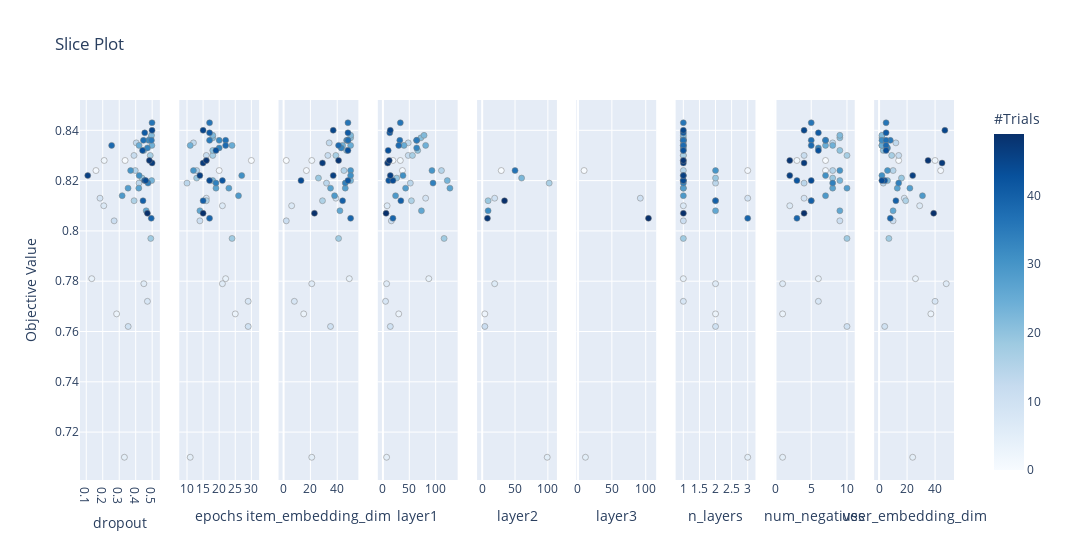

Write notebook code for a chart like this one.
### Code cell
plot_slice(study)

### Figure 1 — Plotly figure (JSON) as saved in the notebook; plotly's stock layout.template omitted (floating-point values rounded to 4 significant figures)
{"data": [{"marker": {"color": [0, 1, 2, 3, 4, 5, 6, 7, 8, 9, 10, 11, 12, 13, 14, 15, 16, 17, 18, 19, 20, 21, 22, 23, 24, 25, 26, 27, 28, 29, 30, 31, 32, 33, 34, 35, 36, 37, 38, 39, 40, 41, 42, 43, 44, 45, 46, 47, 48, 49], "colorbar": {"title": {"text": "#Trials"}, "x": 1, "xpad": 40}, "colorscale": [[0, "rgb(247,251,255)"], [0.125, "rgb(222,235,247)"], [0.25, "rgb(198,219,239)"], [0.375, "rgb(158,202,225)"], [0.5, "rgb(107,174,214)"], [0.625, "rgb(66,146,198)"], [0.75, "rgb(33,113,181)"], [0.875, "rgb(8,81,156)"], [1, "rgb(8,48,107)"]], "line": {"color": "Grey", "width": 0.5}, "showscale": true}, "mode": "markers", "showlegend": false, "type": "scatter", "x": [0.3356, 0.159, 0.2087, 0.2843, 0.1332, 0.3315, 0.4494, 0.2064, 0.4712, 0.1834, 0.3545, 0.2692, 0.3898, 0.4034, 0.42, 0.3975, 0.3903, 0.4883, 0.4916, 0.4388, 0.4495, 0.4916, 0.4961, 0.4969, 0.4982, 0.4205, 0.4637, 0.4188, 0.3537, 0.3179, 0.3693, 0.4211, 0.4783, 0.4713, 0.4748, 0.4955, 0.4992, 0.447, 0.2542, 0.4944, 0.4443, 0.4549, 0.4542, 0.4417, 0.4609, 0.4992, 0.1091, 0.4996, 0.483, 0.4711], "xaxis": "x", "y": [0.828, 0.824, 0.828, 0.767, 0.781, 0.71, 0.779, 0.81, 0.772, 0.813, 0.762, 0.804, 0.83, 0.835, 0.819, 0.824, 0.812, 0.83, 0.797, 0.821, 0.832, 0.837, 0.838, 0.82, 0.834, 0.834, 0.808, 0.817, 0.817, 0.814, 0.824, 0.822, 0.836, 0.833, 0.819, 0.836, 0.843, 0.836, 0.834, 0.805, 0.812, 0.839, 0.82, 0.832, 0.82, 0.84, 0.822, 0.827, 0.828, 0.807], "yaxis": "y"}, {"marker": {"color": [0, 1, 2, 3, 4, 5, 6, 7, 8, 9, 10, 11, 12, 13, 14, 15, 16, 17, 18, 19, 20, 21, 22, 23, 24, 25, 26, 27, 28, 29, 30, 31, 32, 33, 34, 35, 36, 37, 38, 39, 40, 41, 42, 43, 44, 45, 46, 47, 48, 49], "colorbar": {"title": {"text": "#Trials"}, "x": 1, "xpad": 40}, "colorscale": [[0, "rgb(247,251,255)"], [0.125, "rgb(222,235,247)"], [0.25, "rgb(198,219,239)"], [0.375, "rgb(158,202,225)"], [0.5, "rgb(107,174,214)"], [0.625, "rgb(66,146,198)"], [0.75, "rgb(33,113,181)"], [0.875, "rgb(8,81,156)"], [1, "rgb(8,48,107)"]], "line": {"color": "Grey", "width": 0.5}, "showscale": false}, "mode": "markers", "showlegend": false, "type": "scatter", "x": [30, 20, 16, 25, 22, 11, 21, 21, 29, 16, 29, 14, 16, 12, 10, 13, 16, 18, 24, 13, 18, 18, 18, 18, 11, 24, 14, 19, 23, 26, 12, 27, 20, 20, 19, 17, 17, 22, 22, 17, 15, 17, 21, 19, 17, 15, 14, 15, 16, 15], "xaxis": "x2", "y": [0.828, 0.824, 0.828, 0.767, 0.781, 0.71, 0.779, 0.81, 0.772, 0.813, 0.762, 0.804, 0.83, 0.835, 0.819, 0.824, 0.812, 0.83, 0.797, 0.821, 0.832, 0.837, 0.838, 0.82, 0.834, 0.834, 0.808, 0.817, 0.817, 0.814, 0.824, 0.822, 0.836, 0.833, 0.819, 0.836, 0.843, 0.836, 0.834, 0.805, 0.812, 0.839, 0.82, 0.832, 0.82, 0.84, 0.822, 0.827, 0.828, 0.807], "yaxis": "y2"}, {"marker": {"color": [0, 1, 2, 3, 4, 5, 6, 7, 8, 9, 10, 11, 12, 13, 14, 15, 16, 17, 18, 19, 20, 21, 22, 23, 24, 25, 26, 27, 28, 29, 30, 31, 32, 33, 34, 35, 36, 37, 38, 39, 40, 41, 42, 43, 44, 45, 46, 47, 48, 49], "colorbar": {"title": {"text": "#Trials"}, "x": 1, "xpad": 40}, "colorscale": [[0, "rgb(247,251,255)"], [0.125, "rgb(222,235,247)"], [0.25, "rgb(198,219,239)"], [0.375, "rgb(158,202,225)"], [0.5, "rgb(107,174,214)"], [0.625, "rgb(66,146,198)"], [0.75, "rgb(33,113,181)"], [0.875, "rgb(8,81,156)"], [1, "rgb(8,48,107)"]], "line": {"color": "Grey", "width": 0.5}, "showscale": false}, "mode": "markers", "showlegend": false, "type": "scatter", "x": [2, 17, 21, 15, 49, 21, 21, 6, 8, 39, 35, 2, 33, 34, 32, 45, 29, 39, 41, 26, 47, 50, 50, 50, 44, 50, 42, 35, 46, 38, 50, 50, 47, 43, 46, 48, 48, 48, 41, 50, 44, 48, 48, 48, 13, 37, 37, 29, 41, 23], "xaxis": "x3", "y": [0.828, 0.824, 0.828, 0.767, 0.781, 0.71, 0.779, 0.81, 0.772, 0.813, 0.762, 0.804, 0.83, 0.835, 0.819, 0.824, 0.812, 0.83, 0.797, 0.821, 0.832, 0.837, 0.838, 0.82, 0.834, 0.834, 0.808, 0.817, 0.817, 0.814, 0.824, 0.822, 0.836, 0.833, 0.819, 0.836, 0.843, 0.836, 0.834, 0.805, 0.812, 0.839, 0.82, 0.832, 0.82, 0.84, 0.822, 0.827, 0.828, 0.807], "yaxis": "y3"}, {"marker": {"color": [0, 1, 2, 3, 4, 5, 6, 7, 8, 9, 10, 11, 12, 13, 14, 15, 16, 17, 18, 19, 20, 21, 22, 23, 24, 25, 26, 27, 28, 29, 30, 31, 32, 33, 34, 35, 36, 37, 38, 39, 40, 41, 42, 43, 44, 45, 46, 47, 48, 49], "colorbar": {"title": {"text": "#Trials"}, "x": 1, "xpad": 40}, "colorscale": [[0, "rgb(247,251,255)"], [0.125, "rgb(222,235,247)"], [0.25, "rgb(198,219,239)"], [0.375, "rgb(158,202,225)"], [0.5, "rgb(107,174,214)"], [0.625, "rgb(66,146,198)"], [0.75, "rgb(33,113,181)"], [0.875, "rgb(8,81,156)"], [1, "rgb(8,48,107)"]], "line": {"color": "Grey", "width": 0.5}, "showscale": false}, "mode": "markers", "showlegend": false, "type": "scatter", "x": [19, 37, 33, 30, 87, 7, 7, 8, 5, 81, 14, 16, 48, 48, 52, 111, 54, 56, 116, 26, 66, 72, 78, 122, 81, 40, 73, 127, 43, 24, 93, 38, 64, 64, 95, 64, 33, 32, 30, 19, 34, 13, 11, 10, 19, 14, 14, 9, 12, 6], "xaxis": "x4", "y": [0.828, 0.824, 0.828, 0.767, 0.781, 0.71, 0.779, 0.81, 0.772, 0.813, 0.762, 0.804, 0.83, 0.835, 0.819, 0.824, 0.812, 0.83, 0.797, 0.821, 0.832, 0.837, 0.838, 0.82, 0.834, 0.834, 0.808, 0.817, 0.817, 0.814, 0.824, 0.822, 0.836, 0.833, 0.819, 0.836, 0.843, 0.836, 0.834, 0.805, 0.812, 0.839, 0.82, 0.832, 0.82, 0.84, 0.822, 0.827, 0.828, 0.807], "yaxis": "y4"}, {"marker": {"color": [1, 3, 5, 6, 9, 10, 14, 16, 19, 26, 30, 39, 40], "colorbar": {"title": {"text": "#Trials"}, "x": 1, "xpad": 40}, "colorscale": [[0, "rgb(247,251,255)"], [0.125, "rgb(222,235,247)"], [0.25, "rgb(198,219,239)"], [0.375, "rgb(158,202,225)"], [0.5, "rgb(107,174,214)"], [0.625, "rgb(66,146,198)"], [0.75, "rgb(33,113,181)"], [0.875, "rgb(8,81,156)"], [1, "rgb(8,48,107)"]], "line": {"color": "Grey", "width": 0.5}, "showscale": false}, "mode": "markers", "showlegend": false, "type": "scatter", "x": [29, 4, 99, 19, 19, 4, 102, 9, 60, 9, 50, 8, 34], "xaxis": "x5", "y": [0.824, 0.767, 0.71, 0.779, 0.813, 0.762, 0.819, 0.812, 0.821, 0.808, 0.824, 0.805, 0.812], "yaxis": "y5"}, {"marker": {"color": [1, 5, 9, 39], "colorbar": {"title": {"text": "#Trials"}, "x": 1, "xpad": 40}, "colorscale": [[0, "rgb(247,251,255)"], [0.125, "rgb(222,235,247)"], [0.25, "rgb(198,219,239)"], [0.375, "rgb(158,202,225)"], [0.5, "rgb(107,174,214)"], [0.625, "rgb(66,146,198)"], [0.75, "rgb(33,113,181)"], [0.875, "rgb(8,81,156)"], [1, "rgb(8,48,107)"]], "line": {"color": "Grey", "width": 0.5}, "showscale": false}, "mode": "markers", "showlegend": false, "type": "scatter", "x": [9, 11, 92, 104], "xaxis": "x6", "y": [0.824, 0.71, 0.813, 0.805], "yaxis": "y6"}, {"marker": {"color": [0, 1, 2, 3, 4, 5, 6, 7, 8, 9, 10, 11, 12, 13, 14, 15, 16, 17, 18, 19, 20, 21, 22, 23, 24, 25, 26, 27, 28, 29, 30, 31, 32, 33, 34, 35, 36, 37, 38, 39, 40, 41, 42, 43, 44, 45, 46, 47, 48, 49], "colorbar": {"title": {"text": "#Trials"}, "x": 1, "xpad": 40}, "colorscale": [[0, "rgb(247,251,255)"], [0.125, "rgb(222,235,247)"], [0.25, "rgb(198,219,239)"], [0.375, "rgb(158,202,225)"], [0.5, "rgb(107,174,214)"], [0.625, "rgb(66,146,198)"], [0.75, "rgb(33,113,181)"], [0.875, "rgb(8,81,156)"], [1, "rgb(8,48,107)"]], "line": {"color": "Grey", "width": 0.5}, "showscale": false}, "mode": "markers", "showlegend": false, "type": "scatter", "x": [1, 3, 1, 2, 1, 3, 2, 1, 1, 3, 2, 1, 1, 1, 2, 1, 2, 1, 1, 2, 1, 1, 1, 1, 1, 1, 2, 1, 1, 1, 2, 1, 1, 1, 1, 1, 1, 1, 1, 3, 2, 1, 1, 1, 1, 1, 1, 1, 1, 1], "xaxis": "x7", "y": [0.828, 0.824, 0.828, 0.767, 0.781, 0.71, 0.779, 0.81, 0.772, 0.813, 0.762, 0.804, 0.83, 0.835, 0.819, 0.824, 0.812, 0.83, 0.797, 0.821, 0.832, 0.837, 0.838, 0.82, 0.834, 0.834, 0.808, 0.817, 0.817, 0.814, 0.824, 0.822, 0.836, 0.833, 0.819, 0.836, 0.843, 0.836, 0.834, 0.805, 0.812, 0.839, 0.82, 0.832, 0.82, 0.84, 0.822, 0.827, 0.828, 0.807], "yaxis": "y7"}, {"marker": {"color": [0, 1, 2, 3, 4, 5, 6, 7, 8, 9, 10, 11, 12, 13, 14, 15, 16, 17, 18, 19, 20, 21, 22, 23, 24, 25, 26, 27, 28, 29, 30, 31, 32, 33, 34, 35, 36, 37, 38, 39, 40, 41, 42, 43, 44, 45, 46, 47, 48, 49], "colorbar": {"title": {"text": "#Trials"}, "x": 1, "xpad": 40}, "colorscale": [[0, "rgb(247,251,255)"], [0.125, "rgb(222,235,247)"], [0.25, "rgb(198,219,239)"], [0.375, "rgb(158,202,225)"], [0.5, "rgb(107,174,214)"], [0.625, "rgb(66,146,198)"], [0.75, "rgb(33,113,181)"], [0.875, "rgb(8,81,156)"], [1, "rgb(8,48,107)"]], "line": {"color": "Grey", "width": 0.5}, "showscale": false}, "mode": "markers", "showlegend": false, "type": "scatter", "x": [7, 7, 3, 1, 6, 1, 1, 2, 6, 4, 10, 9, 4, 8, 4, 8, 5, 10, 10, 8, 9, 9, 9, 9, 8, 7, 9, 8, 10, 7, 9, 7, 7, 6, 8, 7, 5, 5, 5, 3, 5, 6, 3, 6, 5, 4, 2, 4, 2, 4], "xaxis": "x8", "y": [0.828, 0.824, 0.828, 0.767, 0.781, 0.71, 0.779, 0.81, 0.772, 0.813, 0.762, 0.804, 0.83, 0.835, 0.819, 0.824, 0.812, 0.83, 0.797, 0.821, 0.832, 0.837, 0.838, 0.82, 0.834, 0.834, 0.808, 0.817, 0.817, 0.814, 0.824, 0.822, 0.836, 0.833, 0.819, 0.836, 0.843, 0.836, 0.834, 0.805, 0.812, 0.839, 0.82, 0.832, 0.82, 0.84, 0.822, 0.827, 0.828, 0.807], "yaxis": "y8"}, {"marker": {"color": [0, 1, 2, 3, 4, 5, 6, 7, 8, 9, 10, 11, 12, 13, 14, 15, 16, 17, 18, 19, 20, 21, 22, 23, 24, 25, 26, 27, 28, 29, 30, 31, 32, 33, 34, 35, 36, 37, 38, 39, 40, 41, 42, 43, 44, 45, 46, 47, 48, 49], "colorbar": {"title": {"text": "#Trials"}, "x": 1, "xpad": 40}, "colorscale": [[0, "rgb(247,251,255)"], [0.125, "rgb(222,235,247)"], [0.25, "rgb(198,219,239)"], [0.375, "rgb(158,202,225)"], [0.5, "rgb(107,174,214)"], [0.625, "rgb(66,146,198)"], [0.75, "rgb(33,113,181)"], [0.875, "rgb(8,81,156)"], [1, "rgb(8,48,107)"]], "line": {"color": "Grey", "width": 0.5}, "showscale": false}, "mode": "markers", "showlegend": false, "type": "scatter", "x": [14, 44, 40, 37, 26, 24, 48, 29, 40, 18, 4, 10, 14, 12, 3, 10, 19, 9, 7, 16, 3, 2, 2, 6, 2, 2, 10, 13, 22, 31, 6, 2, 2, 6, 14, 8, 5, 5, 5, 8, 12, 5, 4, 5, 2, 47, 24, 45, 35, 39], "xaxis": "x9", "y": [0.828, 0.824, 0.828, 0.767, 0.781, 0.71, 0.779, 0.81, 0.772, 0.813, 0.762, 0.804, 0.83, 0.835, 0.819, 0.824, 0.812, 0.83, 0.797, 0.821, 0.832, 0.837, 0.838, 0.82, 0.834, 0.834, 0.808, 0.817, 0.817, 0.814, 0.824, 0.822, 0.836, 0.833, 0.819, 0.836, 0.843, 0.836, 0.834, 0.805, 0.812, 0.839, 0.82, 0.832, 0.82, 0.84, 0.822, 0.827, 0.828, 0.807], "yaxis": "y9"}], "layout": {"title": {"text": "Slice Plot"}, "width": 2700, "xaxis": {"anchor": "y", "domain": [0, 0.09136], "title": {"text": "dropout"}}, "xaxis2": {"anchor": "y2", "domain": [0.1136, 0.2049], "title": {"text": "epochs"}}, "xaxis3": {"anchor": "y3", "domain": [0.2272, 0.3185], "title": {"text": "item_embedding_dim"}}, "xaxis4": {"anchor": "y4", "domain": [0.3407, 0.4321], "title": {"text": "layer1"}}, "xaxis5": {"anchor": "y5", "domain": [0.4543, 0.5457], "title": {"text": "layer2"}}, "xaxis6": {"anchor": "y6", "domain": [0.5679, 0.6593], "title": {"text": "layer3"}}, "xaxis7": {"anchor": "y7", "domain": [0.6815, 0.7728], "title": {"text": "n_layers"}}, "xaxis8": {"anchor": "y8", "domain": [0.7951, 0.8864], "title": {"text": "num_negatives"}}, "xaxis9": {"anchor": "y9", "domain": [0.9086, 1], "title": {"text": "user_embedding_dim"}}, "yaxis": {"anchor": "x", "domain": [0, 1], "title": {"text": "Objective Value"}}, "yaxis2": {"anchor": "x2", "domain": [0, 1], "matches": "y", "showticklabels": false}, "yaxis3": {"anchor": "x3", "domain": [0, 1], "matches": "y", "showticklabels": false}, "yaxis4": {"anchor": "x4", "domain": [0, 1], "matches": "y", "showticklabels": false}, "yaxis5": {"anchor": "x5", "domain": [0, 1], "matches": "y", "showticklabels": false}, "yaxis6": {"anchor": "x6", "domain": [0, 1], "matches": "y", "showticklabels": false}, "yaxis7": {"anchor": "x7", "domain": [0, 1], "matches": "y", "showticklabels": false}, "yaxis8": {"anchor": "x8", "domain": [0, 1], "matches": "y", "showticklabels": false}, "yaxis9": {"anchor": "x9", "domain": [0, 1], "matches": "y", "showticklabels": false}}}
